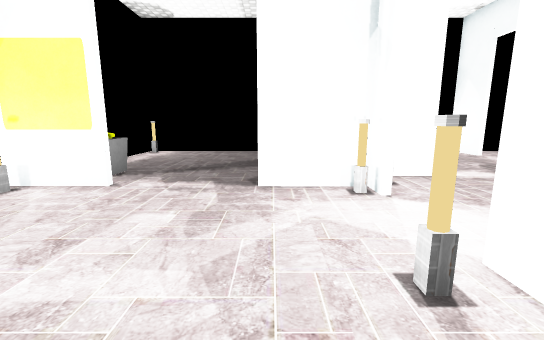
View 1 (above)

16 first-person views from a walk through a 3-D level made in the Unity game engine. The camera is 1.4 m above the floor, tilts 10° down and sees 90° across. The floor is counted in squares, 1 m on a side. Each view is taken from the middle of a square. On the plan, view 1 faces up. The plan holds only what a view shows up to about 13 squares ahead; the rest is blank. The player is left out. Some surface patterns are stand-ins.

View 2
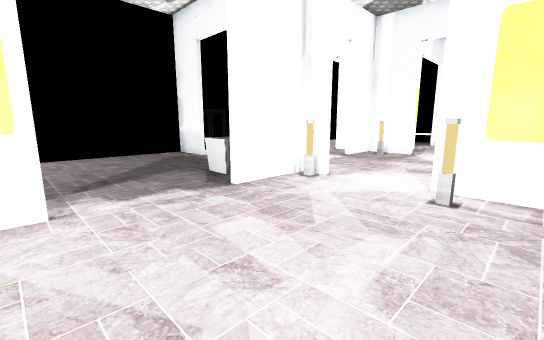

View 3
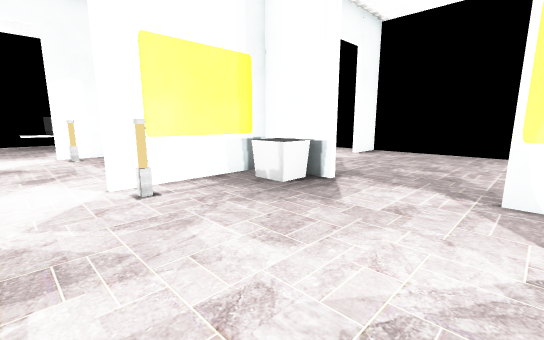

View 4
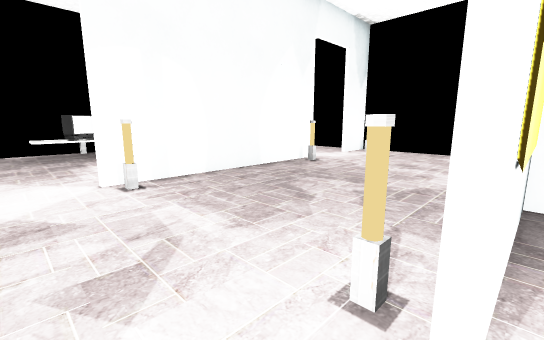

View 5
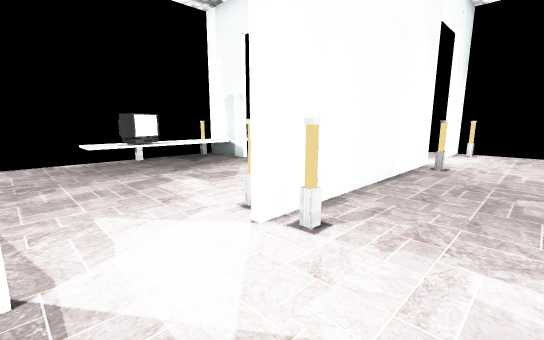

View 6
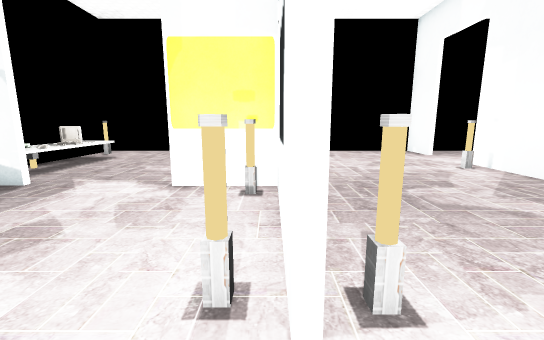

View 7
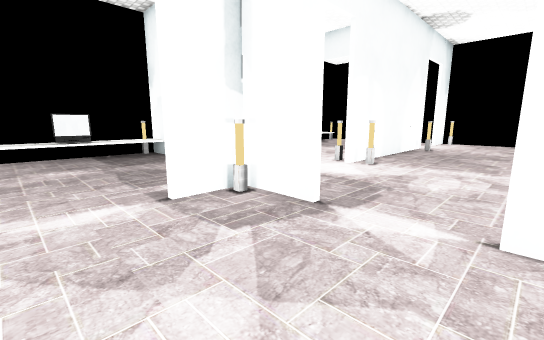

View 8
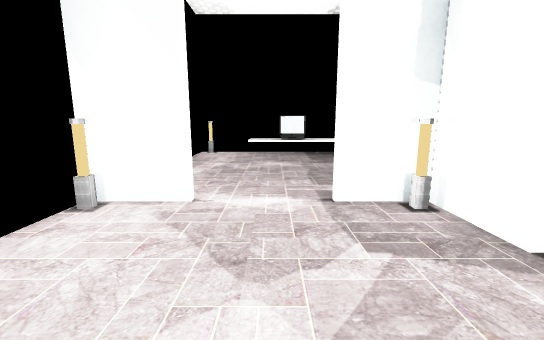

View 9
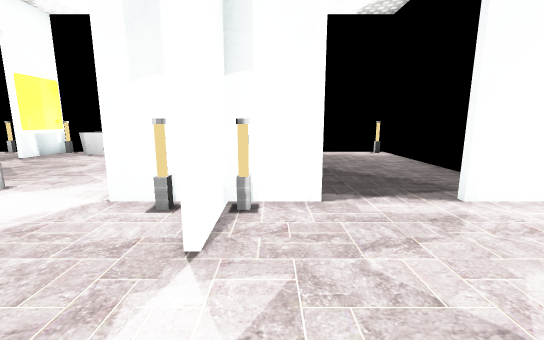

View 10
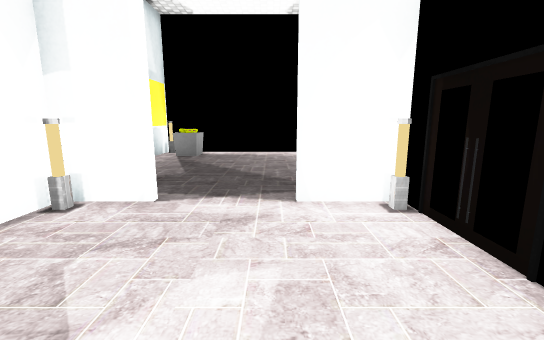

View 11
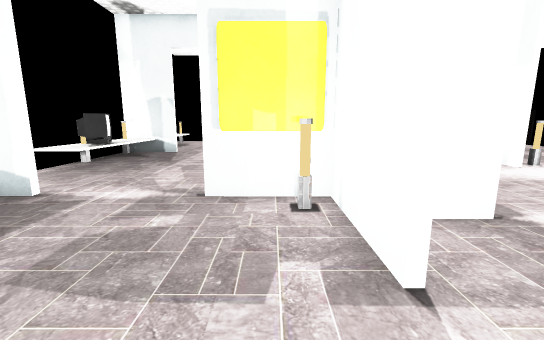

View 12
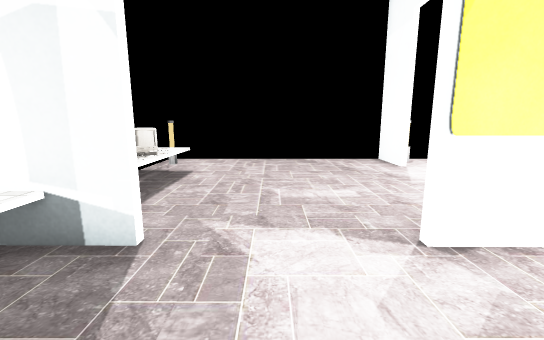

View 13
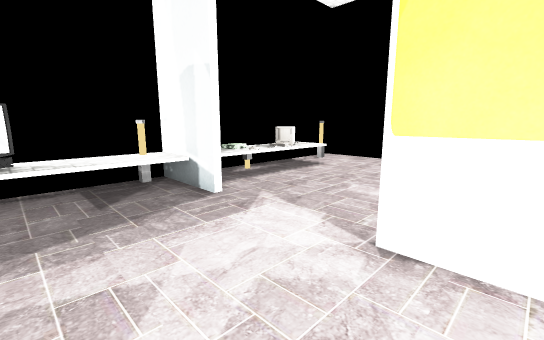

View 14
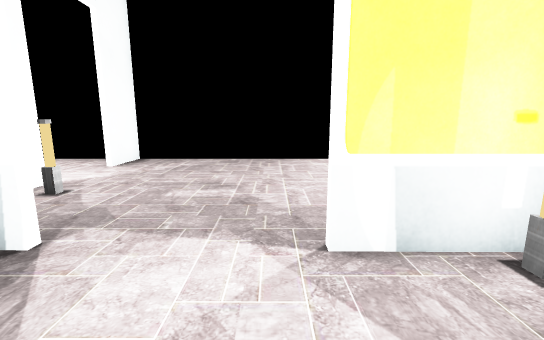

View 15
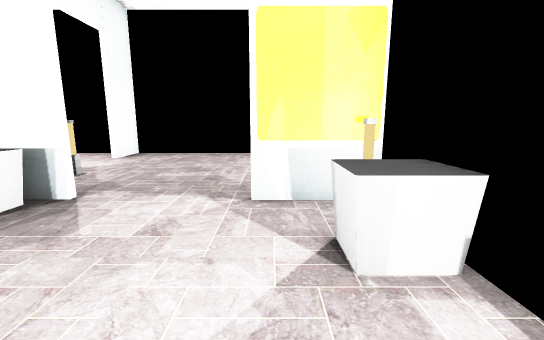

View 16
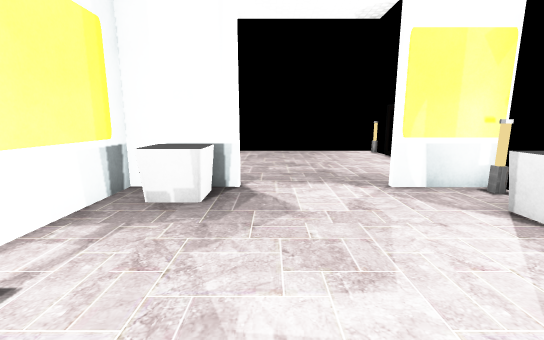

### Floor plan
Key: @ floor where view 1 was taken; # wall or solid block; x gap in a wall; . floor; ^ raised ledge; O other object.
Columns run from 6 left of view 1 to 17 right of it. Each row starts with its distance up from view 1.
 14      #   ###
 13 #.......##....##.  ....#
 12 #.......#......#.......
 11  .....................^^
 10  .....................O^
  9  .....................O
  8  OO...OO#......#......^^
  7  OO...OO###..###......^^
  6 ###...####....####...##^
  5  ......................
  4  ......................
  3   ....................^^
  2   ......#......#......O^
  1 #O......#......#......x^
  0 #O....@.#......#......^^
 -1 #.....OO#......#......^^
 -2 ###...###......###...#^^
 -3 #.......#......#......
 -4 #.......##.....#......O^
 -5 #.......#......#......O^
 -6 #..................... ^
 -7 #.....................O^
 -8 #.......#......#......##
 -9 #.......#.....##.......#
-10 ####    #########   #  #

Where each view was taken, in squares from view 1:
view 1: 0 up, 0 right, facing up
view 2: 1 up, 4 left, facing up-right
view 3: 4 up, 4 left, facing down-right
view 4: 4 up, 2 right, facing down-right
view 5: 5 up, 6 right, facing down-right
view 6: 4 up, 9 right, facing down
view 7: 11 up, 4 right, facing down-right
view 8: 10 up, 4 right, facing right
view 9: 8 up, 7 right, facing left
view 10: 11 up, 7 right, facing left
view 11: 11 up, 10 right, facing down
view 12: 1 up, 13 right, facing down
view 13: 1 up, 10 right, facing down-right
view 14: 1 up, 3 left, facing down
view 15: 3 up, 4 left, facing down
view 16: 4 up, 1 left, facing down
